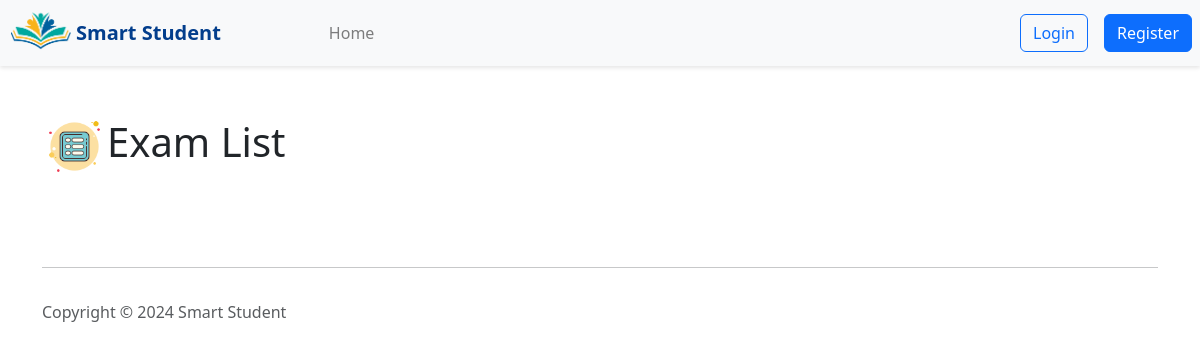
/Examlist/, run on an earlier commit of the app's database.
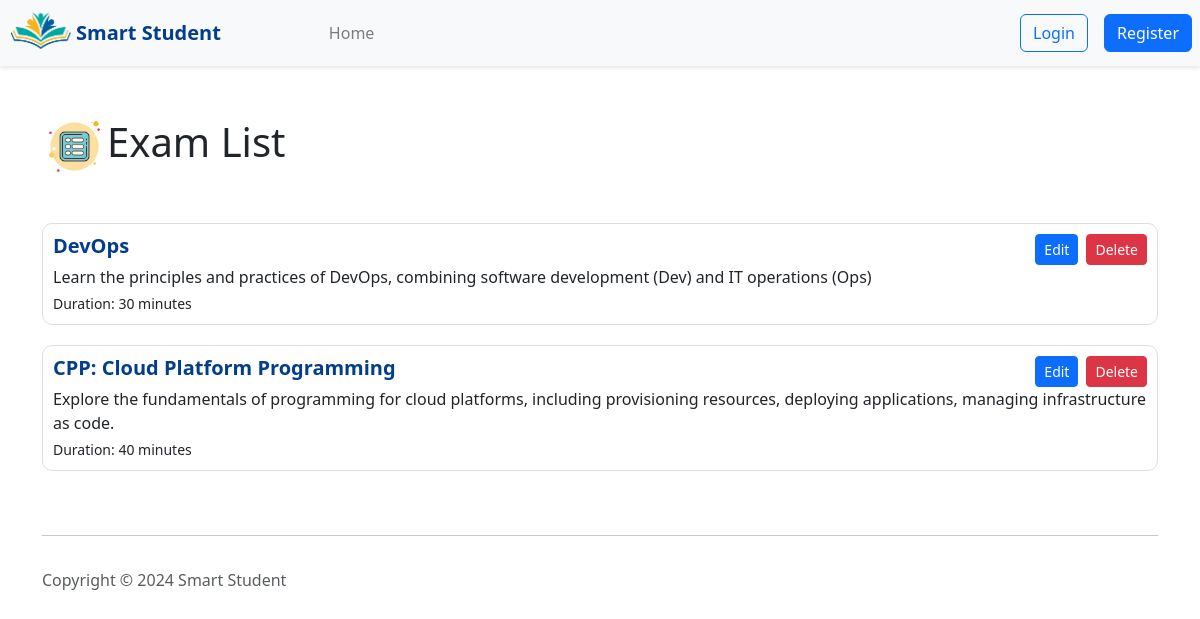
And on a later commit of the database.
### pages/models.py (models this page shows)
class Exam(models.Model):
    title = models.CharField(max_length=100)
    description = models.TextField()
    duration = models.IntegerField()
    teacher = models.ForeignKey(User, on_delete=models.CASCADE, related_name='exams')
    visibility = models.BooleanField(default=False)

### pages/views.py (the view)
# urls.py: path('Examlist/', Examlist, name='Examlist'),
def Examlist(request):
    exams = Exam.objects.all()
    return render(request, 'teacher/Examlist.html', {'exams': exams})

### pages/templates/teacher/Examlist.html (shortened to what this page needs)
<html>
    <head>
         {% load bootstrap5 %}
  {% bootstrap_css %}
  {% load static %}
  <link rel="stylesheet" href="{% static 'global.css' %}">
    </head>
    <body>
        {% include 'navbar.html' %}
        <!DOCTYPE html>
        <html lang="en">
        <head>
            <link rel="stylesheet" href="https://stackpath.bootstrapcdn.com/bootstrap/4.5.2/css/bootstrap.min.css">
        </head>
        <body>
            <div class="container">
                <h1 class="mt-5 mb-4"><img width="65px" src="{% static "images/list.png" %}">Exam List</h1>
                <div class="list-group">
                    {% for exam in exams %}
                    <div class="exam-list">
                        <div class="d-flex justify-content-between">
                            <h5 class="exam-title mb-1">{{ exam.title }}</h5>
                            <div class="d-flex align-items-center">
                                <a href="{% url 'exam' id=exam.id %}" class="btn btn-primary btn-sm mr-2">Edit</a>
                                <a href="#" class="btn btn-danger btn-sm">Delete</a>
                            </div>
                        </div>
                        <p class="mb-1">{{ exam.description }}</p>
                        <small>Duration: {{ exam.duration }} minutes</small>
                    </div>
                    {% endfor %}
                </div>
            </div>
        </body>
        </html>
        {% include 'footer.html' %}
    </body>
</html>

What changed in the data, as far as the page shows it:
added Exam: title "DevOps", description "Learn the principles and practices of DevOps, combining software development (Dev) and IT operations (Ops)", duration "30"
added Exam: title "CPP: Cloud Platform Programming", description "Explore the fundamentals of programming for cloud platforms, including provisioning resources, deploying applications, managing infrastructure as code.", duration "40"
